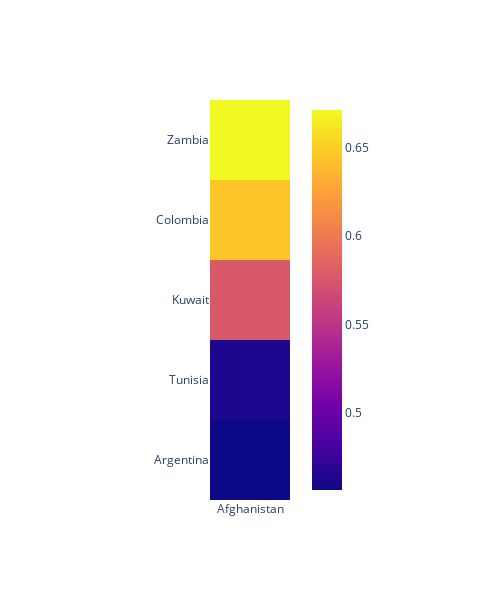

Here is the notebook cell this chart was saved with:
### Code cell
#это штука делает кореляцию не уродливой
fig2 = px.imshow(cd)
fig2.update_layout(width=500, height=600, margin=dict(l=200, r=200, b=100, t=100))

### Figure 1 — Plotly figure (JSON) as saved in the notebook; plotly's stock layout.template omitted (floating-point values rounded to 4 significant figures)
{"data": [{"coloraxis": "coloraxis", "hovertemplate": "x: %{x}<br>y: %{y}<br>color: %{z}<extra></extra>", "name": "0", "type": "heatmap", "x": ["Afghanistan"], "xaxis": "x", "y": ["Zambia", "Colombia", "Kuwait", "Tunisia", "Argentina"], "yaxis": "y", "z": [[0.6712], [0.6453], [0.5773], [0.4633], [0.4564]]}], "layout": {"coloraxis": {"colorscale": [[0, "#0d0887"], [0.1111, "#46039f"], [0.2222, "#7201a8"], [0.3333, "#9c179e"], [0.4444, "#bd3786"], [0.5556, "#d8576b"], [0.6667, "#ed7953"], [0.7778, "#fb9f3a"], [0.8889, "#fdca26"], [1, "#f0f921"]]}, "height": 600, "margin": {"b": 100, "l": 200, "r": 200, "t": 100}, "width": 500, "xaxis": {"anchor": "y", "constrain": "domain", "domain": [0, 1], "scaleanchor": "y"}, "yaxis": {"anchor": "x", "autorange": "reversed", "constrain": "domain", "domain": [0, 1]}}}
